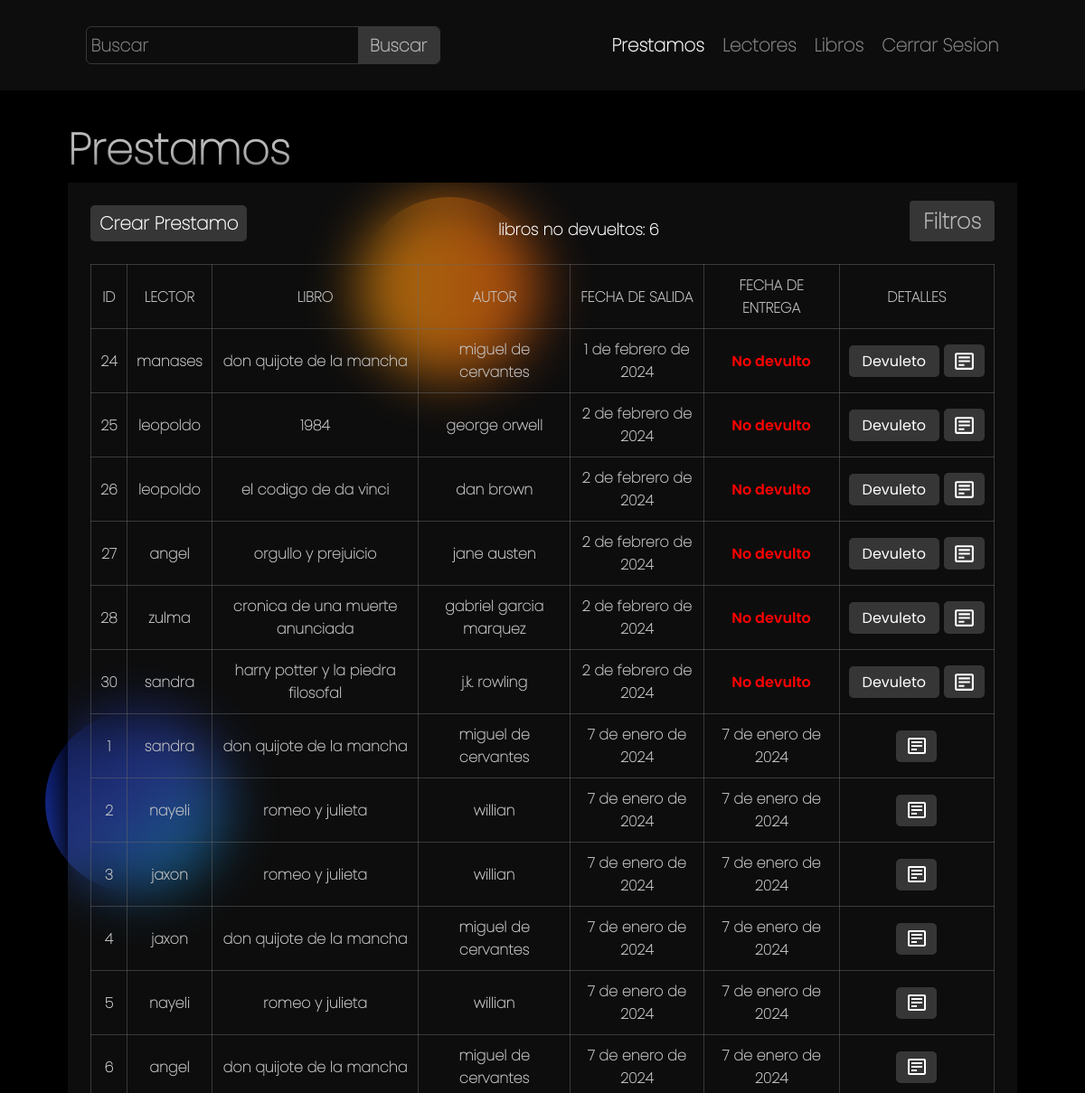
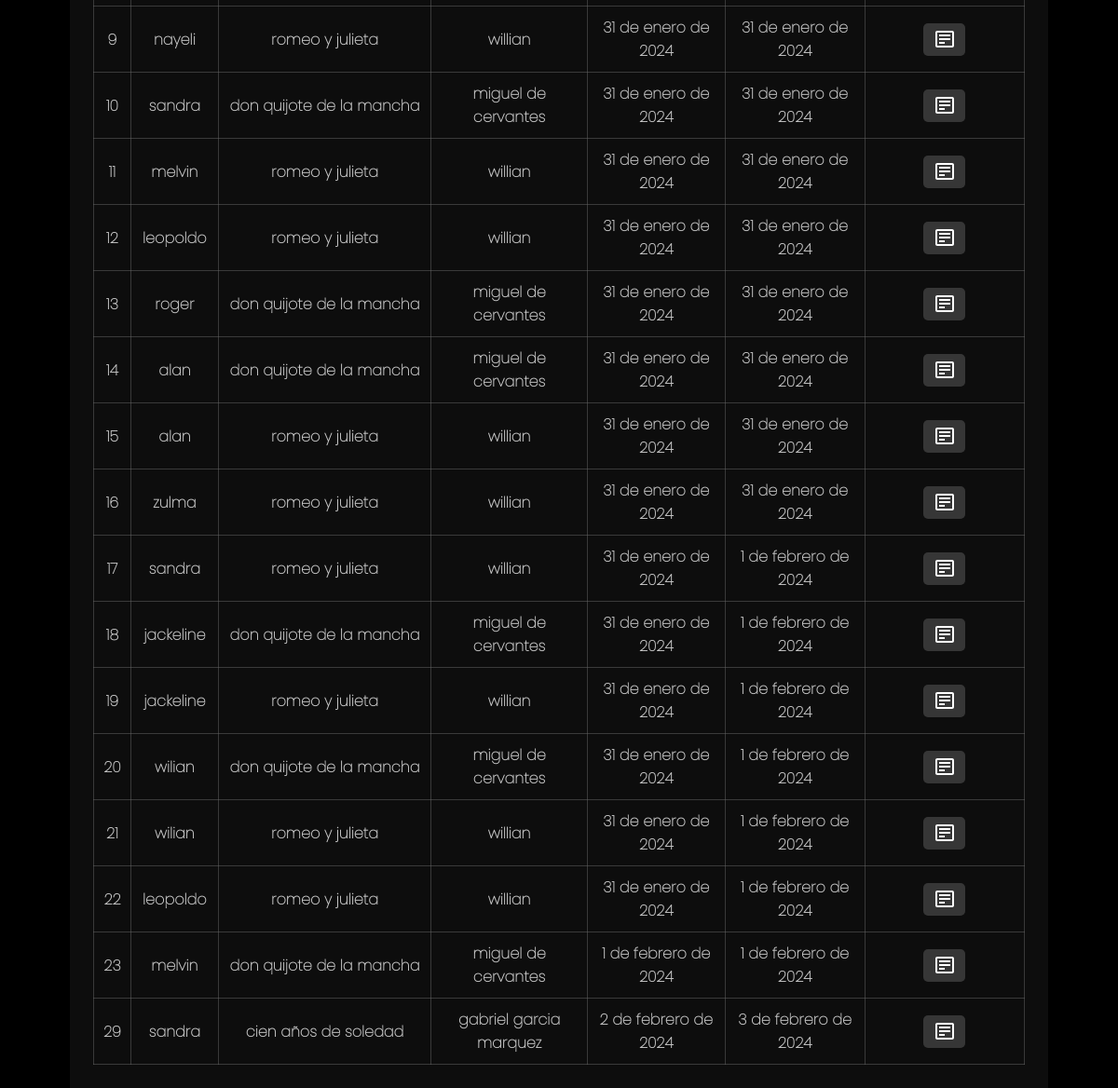
Page /loans/home/ (signed in) on the committed database (2 pictures, top to bottom).
### app/models.py (models this page shows, shortened)
class Loans(models.Model):
    idLibro = models.ForeignKey(Books, on_delete=models.CASCADE)
    idLector = models.ForeignKey(Readers, on_delete=models.CASCADE)
    fechaPrestamo = models.DateField(auto_now_add=True)
    fechaEntrega = models.DateField(null=True)
    estado = models.BooleanField(default=True)

class Readers(models.Model):
    nombres = models.CharField(max_length=60)
    apellidos = models.CharField(max_length=60)
    año = models.CharField(max_length=10, blank=True, null=True)
    seccion = models.CharField(max_length=20, blank=True, null=True)
    especialidad = models.CharField(max_length=40, blank=True, null=True)
    email = models.CharField(max_length=100)
    numeroTelefono = models.IntegerField()
    direccion = models.CharField(max_length=150, blank=True, null=True)
    esDocente = models.BooleanField(default=False)
    YEAR_CHOICES = (
        ('1','1'),
        ('2','2'),
        ('3','3'),
    )
    SECCION_CHOICES = (
        ('A', 'A'),
        ('B', 'B'),
        ('C','C'),
        ('D','D'),
        ('E','E')
    )
    ESPECIALIDADES_CHOICES = (
        ('Administrativo contable', 'Administrativo contable'),
        ('General', 'General'),
        ('Desarrollo de software', 'Desarrollo de software'),
        ('Serviempresa', 'Serviempresa'),
        ('Docente', 'Docente')
    )

class Books(models.Model):
    titulo = models.CharField(max_length=40)
    editorial = models.CharField(max_length=100)
    autor = models.CharField(max_length=30)
    fechaEntrada = models.DateField(null=True, blank=True)
    tipoAdquisicion = models.CharField(max_length=40)
    edicion = models.CharField(max_length=40)
    disponible = models.BooleanField(default=True)

### app/views.py (the view, shortened to what this page needs)
# urls.py: path('loans/home/', views.loans, name='loans'),
@never_cache
@login_required
def loans(request):
    loansAll = Loans.objects.all().order_by('fechaEntrega')
    if peticion := request.GET.get('search'):
        loansAll = Loans.objects.filter(Q(idLibro__titulo__icontains=peticion) or Q(idLector__nombres__icontains=peticion)).distinct()
    noDevueltos = loansAll.filter(Q(estado__exact=True))
    return shortcuts.render(request, 'loan/loans.html', {'loans': loansAll, 'title': 'prestamos', 'noDevueltos': noDevueltos})

### app/templates/loan/loans.html (shortened to what this page needs)
{% extends 'base/base.html' %}
{% block content %}
{% load static %}
<header>
    {% include 'base/menu.html' %}
</header>
<main>
    <h1 class="title-page">Prestamos</h1>
    <section class="container background_filter">
        <div class="container-row">
            <a href="{% url 'readers' %}" class="ctaAdd">Crear Prestamo</a>
            <label for="" class="style-label">libros no devueltos: {{noDevueltos.count}} </label>
            <button class="button_modal">Filtros</button>
        </div>
        <table>
            <thead>
                <tr>
                    <th class="content-list">ID</th>
                    <th class="content-list">lector</th>
                    <th class="content-list">libro</th>
                    <th class="content-list">autor</th>
                    <th class="content-list">fecha de salida</th>
                    <th class="content-list">fecha de entrega</th>
                    <th class="content-list">detalles</th>
                </tr>
            </thead>
            <tbody>
                {% for loan in loans %}
                <tr class="disponible">
                    <td class="content-list">{{loan.id}}</td>
                    <td class="content-list">{{loan.idLector.nombres}}</td>
                    <td class="content-list">{{loan.idLibro.titulo}}</td>
                    <td class="content-list">{{loan.idLibro.autor}}</td>
                    <td class="content-list">{{loan.fechaPrestamo}}</td>
                    {% if loan.fechaEntrega %}
                    <td class="content-list">{{loan.fechaEntrega}}</td>
                    <td class="content-list">
                        <div class="center-items">
                            <a href="{% url 'loanDetails' loan.id %}" class="ctaImg">
                                <img src="{% static 'img/details.svg' %}" alt="">
                            </a>
                        </div>
                    </td>
                    {% else %}
                    <td class="content-list"> <span class="error">No devulto</span> </td>
                    <td class="content-list">
                        <form action="{% url 'loanComeback' loan.id %}" method="POST" class="center-items">
                            <button class="button-cta">Devuleto</button>
                            <a href="{% url 'loanDetails' loan.id %}" class="">
                                <img src="{% static './img/details.svg' %}" alt="" class="ctaImg">
                            </a>
                        </form>
                    </td>
                    {% endif %}
                </tr>
                {% endfor %}
            </tbody>
        </table>
    </section>
</main>
{% endblock content %}

### app/static/css/base.css (style rules this page uses)
* { margin: 0; padding: 0; color: var(--color-text) }
body { height: 100vh; background-color: #000000; font-family: thin; font-weight: 600; }
.button_modal { margin: 0 25px 0 0; font-size: 1.5em; color: var(--color-text); font-family: thin; font-weight: 600; border: none; border-radius: 4px; cursor: pointer; background: var(--button-color); padding: 5px 15px; transition: .2s; }
:root { --button-color-hover: rgb(49, 49, 49); --button-color: rgb(54, 54, 54); --color-text: rgb(187, 187, 187); --color-inputs-items:rgb(129, 129, 129); --color-background: rgba(35, 35, 35, 0.395); --color-table:rgba(105, 105, 105, 0.486); }
.style-label { color: white; font-size: 1.1rem; }
.error { color: red; position: inline-block; justify-self: center; font-family: semiBold; }
.background_filter { background: var(--color-background); backdrop-filter: blur(30px); box-shadow: 0 0 30px 10px black; }
header { position: sticky; top: 0; height: 100px; width: 100%; display: flex; align-items: center; justify-content: space-around; background: var(--color-background); backdrop-filter: blur(30px); margin-bottom: 30px; box-shadow: 0 0 30px 10px black; z-index: 4; }
.title-page { width: 60%; text-align: start; font-family: thin; font-weight: 600; color:var(--color-text); font-size: 3rem; }
main { position: relative; z-index: 1; margin:auto; width: 75%; min-width: 1050px; }
.container { display: grid; margin: auto; }
.ctaAdd { margin: 25px 0 0 25px; display: inline-block; justify-self: start; text-decoration: none; border-radius: 5px; color:white; font-size: 20px; background: var(--button-color); backdrop-filter: blur(3px); padding: 5px 10px; transition: .2s; }
table { padding: 20px 30px; table-layout: fixed; border-collapse: collapse; border: 1.5px solid var(--color-table); margin: 25px 25px; }
th { color: white; text-transform: uppercase; text-align: center; padding: 10px; border: solid 1px rgba(105, 105, 105, 0.486); }
.content-list { color: rgb(199, 199, 199); text-align: center; padding: 10px; border: solid 1px var(--color-table); }
.button-cta { font-size: 1em; font-family: regular; border: none; border-radius: 5px; color:white; background: var(--button-color); backdrop-filter: blur(3px); padding: 5px 15px; transition: all .2s; cursor: pointer; }
.ctaImg { margin: 0; display: grid; place-items: center; width: 25px; padding: 5.5px 10px; border-radius: 5px; background: var(--button-color); backdrop-filter: blur(3px); transition: .2s; }
.container-row { display: flex; flex-direction: row; justify-content: space-between; align-items: end; }
.center-items { display: flex; align-items: center; justify-content: center; gap: 5px; }

### rows in the picture
Loans: id "24", idLector.nombres "manases", idLibro.titulo "don quijote de la mancha", idLibro.autor "miguel de cervantes", fechaPrestamo "1 de febrero de 2024"
Loans: id "25", idLector.nombres "leopoldo", idLibro.titulo "1984", idLibro.autor "george orwell", fechaPrestamo "2 de febrero de 2024"
Loans: id "26", idLector.nombres "leopoldo", idLibro.titulo "el codigo de da vinci", idLibro.autor "dan brown", fechaPrestamo "2 de febrero de 2024"
Loans: id "27", idLector.nombres "angel", idLibro.titulo "orgullo y prejuicio", idLibro.autor "jane austen", fechaPrestamo "2 de febrero de 2024"
Loans: id "28", idLector.nombres "zulma", idLibro.titulo "cronica de una muerte anunciada", idLibro.autor "gabriel garcia marquez", fechaPrestamo "2 de febrero de 2024"
Loans: id "30", idLector.nombres "sandra", idLibro.titulo "harry potter y la piedra filosofal", idLibro.autor "j.k. rowling", fechaPrestamo "2 de febrero de 2024"
Loans: id "1", idLector.nombres "sandra", idLibro.titulo "don quijote de la mancha", idLibro.autor "miguel de cervantes", fechaPrestamo "7 de enero de 2024", fechaEntrega "7 de enero de 2024"
Loans: id "2", idLector.nombres "nayeli", idLibro.titulo "romeo y julieta", idLibro.autor "willian", fechaPrestamo "7 de enero de 2024", fechaEntrega "7 de enero de 2024"
Loans: id "3", idLector.nombres "jaxon", idLibro.titulo "romeo y julieta", idLibro.autor "willian", fechaPrestamo "7 de enero de 2024", fechaEntrega "7 de enero de 2024"
Loans: id "4", idLector.nombres "jaxon", idLibro.titulo "don quijote de la mancha", idLibro.autor "miguel de cervantes", fechaPrestamo "7 de enero de 2024", fechaEntrega "7 de enero de 2024"
Loans: id "5", idLector.nombres "nayeli", idLibro.titulo "romeo y julieta", idLibro.autor "willian", fechaPrestamo "7 de enero de 2024", fechaEntrega "7 de enero de 2024"
Loans: id "6", idLector.nombres "angel", idLibro.titulo "don quijote de la mancha", idLibro.autor "miguel de cervantes", fechaPrestamo "7 de enero de 2024", fechaEntrega "7 de enero de 2024"
Loans: id "9", idLector.nombres "nayeli", idLibro.titulo "romeo y julieta", idLibro.autor "willian", fechaPrestamo "31 de enero de 2024", fechaEntrega "31 de enero de 2024"
Loans: id "10", idLector.nombres "sandra", idLibro.titulo "don quijote de la mancha", idLibro.autor "miguel de cervantes", fechaPrestamo "31 de enero de 2024", fechaEntrega "31 de enero de 2024"
Loans: id "11", idLector.nombres "melvin", idLibro.titulo "romeo y julieta", idLibro.autor "willian", fechaPrestamo "31 de enero de 2024", fechaEntrega "31 de enero de 2024"
Loans: id "12", idLector.nombres "leopoldo", idLibro.titulo "romeo y julieta", idLibro.autor "willian", fechaPrestamo "31 de enero de 2024", fechaEntrega "31 de enero de 2024"
Loans: id "13", idLector.nombres "roger", idLibro.titulo "don quijote de la mancha", idLibro.autor "miguel de cervantes", fechaPrestamo "31 de enero de 2024", fechaEntrega "31 de enero de 2024"
Loans: id "14", idLector.nombres "alan", idLibro.titulo "don quijote de la mancha", idLibro.autor "miguel de cervantes", fechaPrestamo "31 de enero de 2024", fechaEntrega "31 de enero de 2024"
Loans: id "15", idLector.nombres "alan", idLibro.titulo "romeo y julieta", idLibro.autor "willian", fechaPrestamo "31 de enero de 2024", fechaEntrega "31 de enero de 2024"
Loans: id "16", idLector.nombres "zulma", idLibro.titulo "romeo y julieta", idLibro.autor "willian", fechaPrestamo "31 de enero de 2024", fechaEntrega "31 de enero de 2024"
Loans: id "17", idLector.nombres "sandra", idLibro.titulo "romeo y julieta", idLibro.autor "willian", fechaPrestamo "31 de enero de 2024", fechaEntrega "1 de febrero de 2024"
Loans: id "18", idLector.nombres "jackeline", idLibro.titulo "don quijote de la mancha", idLibro.autor "miguel de cervantes", fechaPrestamo "31 de enero de 2024", fechaEntrega "1 de febrero de 2024"
Loans: id "19", idLector.nombres "jackeline", idLibro.titulo "romeo y julieta", idLibro.autor "willian", fechaPrestamo "31 de enero de 2024", fechaEntrega "1 de febrero de 2024"
Loans: id "20", idLector.nombres "wilian", idLibro.titulo "don quijote de la mancha", idLibro.autor "miguel de cervantes", fechaPrestamo "31 de enero de 2024", fechaEntrega "1 de febrero de 2024"
Loans: id "21", idLector.nombres "wilian", idLibro.titulo "romeo y julieta", idLibro.autor "willian", fechaPrestamo "31 de enero de 2024", fechaEntrega "1 de febrero de 2024"
Loans: id "22", idLector.nombres "leopoldo", idLibro.titulo "romeo y julieta", idLibro.autor "willian", fechaPrestamo "31 de enero de 2024", fechaEntrega "1 de febrero de 2024"
Loans: id "23", idLector.nombres "melvin", idLibro.titulo "don quijote de la mancha", idLibro.autor "miguel de cervantes", fechaPrestamo "1 de febrero de 2024", fechaEntrega "1 de febrero de 2024"
Loans: id "29", idLector.nombres "sandra", idLibro.titulo "cien años de soledad", idLibro.autor "gabriel garcia marquez", fechaPrestamo "2 de febrero de 2024", fechaEntrega "3 de febrero de 2024"

### other values in the picture
{{ noDevueltos.count }} "6"
